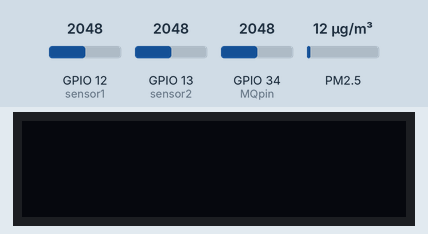
Simulated run of this sketch. Board: ESP32. Shown: 128×32 one-colour display. Wiring (inferred from the names in the program): dust sensor: data GPIO 16. The inputs (shaded band) are chosen by the test bench; at power-on: PM2.5 12 µg/m³, GPIO 34 (MQpin) = 2048, GPIO 12 (sensor1) = 2048, GPIO 13 (sensor2) = 2048. Nothing arrives over Bluetooth unless stated; what the sketch prints to the serial monitor is not drawn.

Above: at 1.2 s.
1.3 s: PM2.5 set to 6 µg/m³
At 10.6 s:
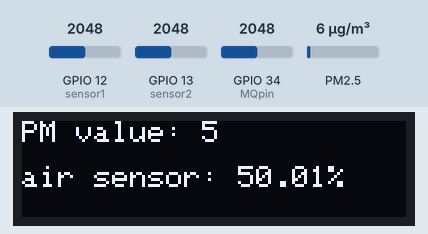
11.7 s: GPIO 34 (MQpin) set to 2866
At 20.8 s:
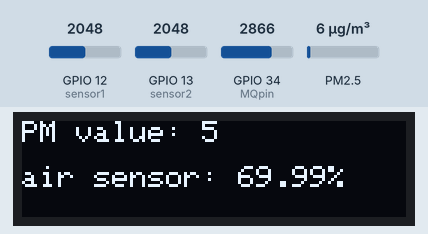
21.9 s: PM2.5 set to 75 µg/m³
At 31.0 s:
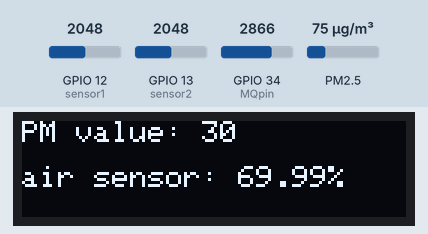
32.1 s: GPIO 34 (MQpin) set to 3972
At 41.1 s:
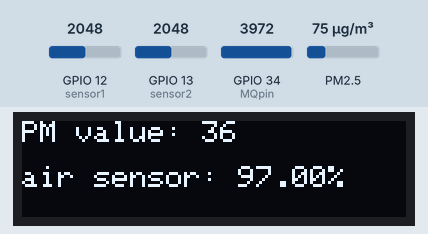
42.3 s: PM2.5 set to 150 µg/m³
At 51.3 s:
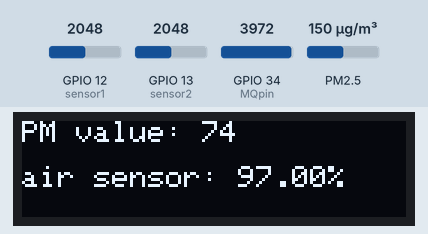
52.5 s: GPIO 34 (MQpin) set to 1228
At 62.6 s:
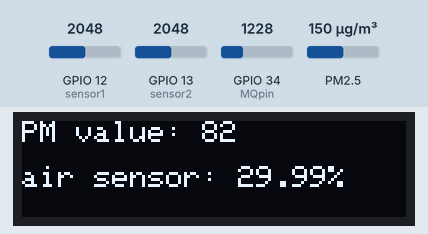
Timing chart, 0 to 63.7 s (numbered marks = the images above; inputs shaded):
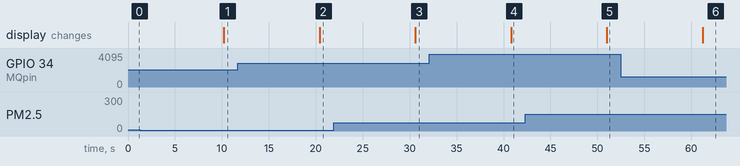

Measured:
- after the input at 1.3 s, the display: changes after 8.9 s (image 1)
- after the input at 11.7 s, the display: changes after 8.7 s (image 2)
- after the input at 21.9 s, the display: changes after 8.7 s (image 3)
- after the input at 32.1 s, the display: changes after 8.7 s (image 4)
- after the input at 42.3 s, the display: changes after 8.7 s (image 5)
- after the input at 52.5 s, the display: changes after 8.7 s (image 6)

The sketch:

HIJacket.ino
```cpp
#include <Adafruit_GFX.h>
#include <Adafruit_SSD1306.h>
#include "BluetoothSerial.h"

#define SCREEN_WIDTH 128 // OLED display width, in pixels
#define SCREEN_HEIGHT 32 // OLED display height, in pixels


#if !defined(CONFIG_BT_ENABLED) || !defined(CONFIG_BLUEDROID_ENABLED)
#error Bluetooth is not enabled! Please run `make menuconfig` to and enable it
#endif

float tempc;  //variable to store temperature in degree Celsius
float tempf;  //variable to store temperature in Fahreinheit
float vout;  //temporary variable to hold sensor reading


BluetoothSerial SerialBT;

#define OLED_RESET 4
Adafruit_SSD1306 display(SCREEN_WIDTH, SCREEN_HEIGHT, &Wire, OLED_RESET);


#define LOGO16_GLCD_HEIGHT 16
#define LOGO16_GLCD_WIDTH  16

int DSMpin = 16;//DSM501A input D8

int MQpin = 34; //MQ Pin
const int sensor1=12; // LM35 Sensor 1
const int sensor2=13;  // LM35 Sensor 2

int sensorValue;

byte buff[2];

long oldValue=0;
long newValue =0;
long valueToShow = 0;


unsigned long duration;
unsigned long starttime;
unsigned long endtime;
unsigned long sampletime_ms = 10000;
unsigned long lowpulseoccupancy = 0;
float ratio = 0;
float concentration = 0;

void setup() {
  SerialBT.begin("Hi-jack it"); //Bluetooth device name
//
  Serial.begin(115200);

   if(!display.begin(SSD1306_SWITCHCAPVCC, 0x3C)) { // Address 0x3C for 128x32
    Serial.println(F("SSD1306 allocation failed"));
    for(;;); // Don't proceed, loop forever
  }


  // Clear the buffer.
  display.clearDisplay();


  display.setTextSize(1);


  display.setTextColor(WHITE);

  display.setCursor(0,0);

pinMode(sensor1,INPUT); // Configuring pin A1 as input
pinMode(sensor2,INPUT); // Configuring pin A1 as input


  starttime = millis();


}


void loop() {

 duration = pulseIn(DSMpin, LOW);
  lowpulseoccupancy += duration;
  endtime = millis();
  if ((endtime-starttime) > sampletime_ms)
  {
    oldValue = newValue;
    ratio = (lowpulseoccupancy-endtime+starttime + sampletime_ms)/(sampletime_ms*10.0);  // Integer percentage 0=>100
    concentration = (1.1 * pow( ratio, 3) - 3.8 *pow(ratio, 2) + 520 * ratio + 0.62)/100;
    newValue = concentration;
    if(newValue - oldValue > 100 || newValue - oldValue < -100  ){
      valueToShow = oldValue;
    }else{
      valueToShow = newValue;
    }
    lowpulseoccupancy = 0;
    starttime = millis();
     display.clearDisplay();
    display.setCursor(0,0);

    display.print("PM value: " + String(valueToShow));
    display.setCursor(0,15);
    display.print("air sensor: "+ String(analogRead(MQpin)/40.95)+"%");
    display.display();

vout=analogRead(sensor1);

vout=analogRead(sensor1);
vout=(vout*500)/4095;
tempc=vout; // Storing value in Degree Celsius

Serial.print("Sensor ar A0 value in DegreeC=");
Serial.print("\t");
Serial.println(tempc);
 //Delay of 1 second for ease of viewing

vout=analogRead(sensor2);
vout=(vout*500)/4095;
tempf=vout; // Storing value in Degree Celsius

Serial.print("Sensor at A1 value in DegreeC=");
Serial.print("\t");
Serial.print(tempf);
Serial.println();


  starttime = millis();

    String s = "*" +String(concentration) + "#" +String(analogRead(MQpin)/40.95) + "#" + String(tempc)+ "#"+ String(tempf) + "~";
    SerialBT.print(s);


  }
 }
```
